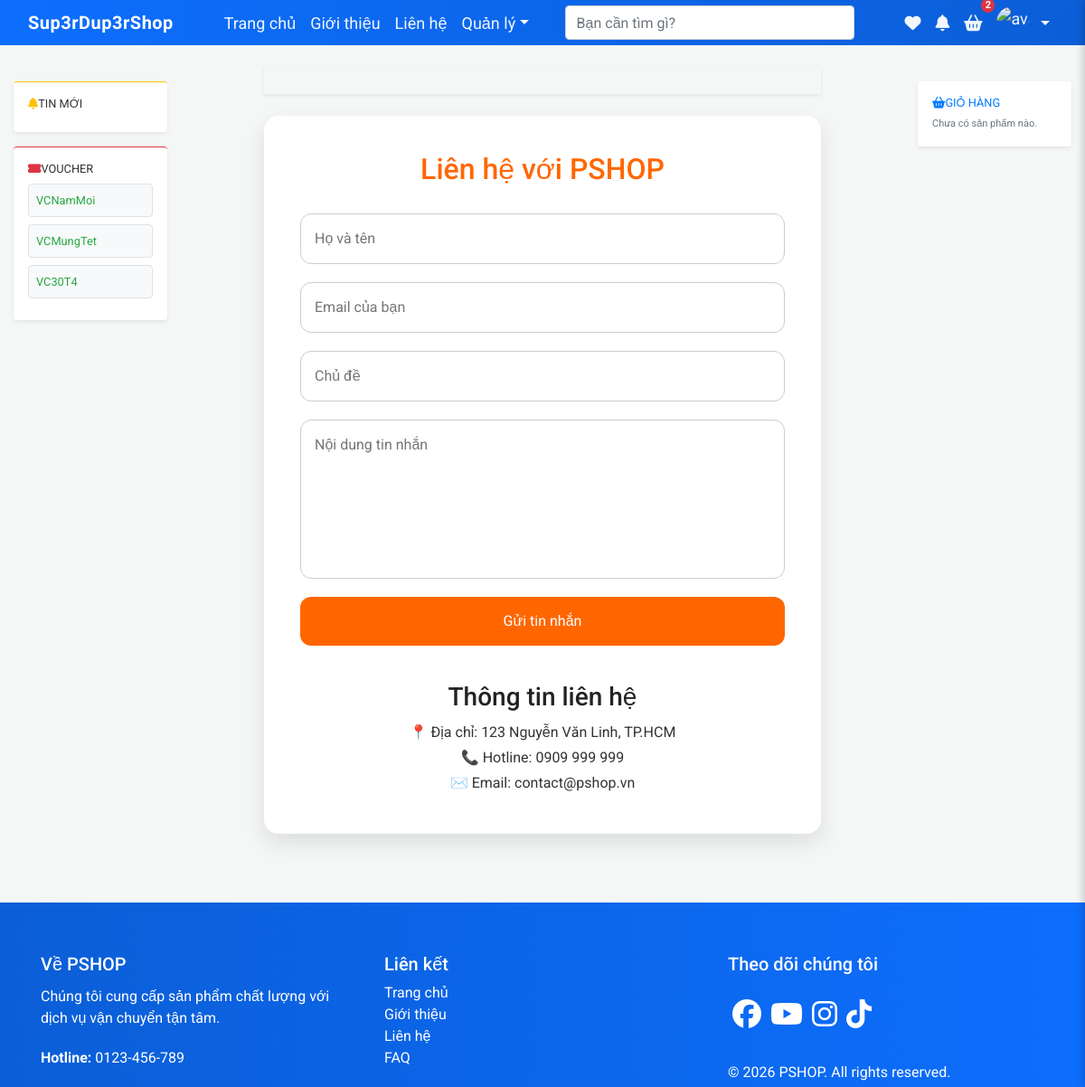
Page /contact.php (signed in) on the committed database.
### tables this page shows
CREATE TABLE IF NOT EXISTS `Vouchers` (
  `id` INT AUTO_INCREMENT PRIMARY KEY,
  `Code` VARCHAR(100) NOT NULL,
  `Description` TEXT,
  `DiscountPercent` INT DEFAULT NULL,
  `DiscountAmount` DECIMAL(10,2) DEFAULT NULL,
  `ValidFrom` DATE DEFAULT NULL,
  `ValidTo` DATE DEFAULT NULL,
  `Quantity` INT DEFAULT NULL,
  `CreatedAt` TIMESTAMP DEFAULT CURRENT_TIMESTAMP
);

### model/m_voucher.php (called while the page is built, shortened)
<?php
class M_voucher extends M_database {
    public function getAll($limit = 50) {
        $conn = $this->getConnection();
        $limit = (int)$limit;
        $stmt = $conn->prepare("SELECT * FROM Vouchers ORDER BY CreatedAt DESC LIMIT " . $limit);
        if (!$stmt->execute()) {
            error_log("Voucher getAll execute error: " . $stmt->error);
            return null;
        }
        return $stmt->get_result();
    }
}
?>

### contact.php (the view, shortened to what this page needs)
<?php include('template/head.php') ?>
<?php include('template/header.php') ?>
<?php
    include_once 'model/m_voucher.php';
    $pageBuilder = new M_pagebuilder();
    $vm = new M_voucher();
    $pageSlug = 'contact';
    $centerBlocks = $pageBuilder->getBlocksBySection($pageSlug, 'center');
    $sideVouchers = $vm->getAll(5);
    $totalCartQty = 0;
?>
<div class="container-fluid py-4">
    <div class="row gx-4">
        <aside class="col-lg-2 d-none d-lg-block">
            <div class="side-promo">
                <div class="system-widgets mt-3">
                    <div class="promo-card mb-3 p-3 shadow-sm rounded bg-white border-top border-warning border-3">
                        <h6 class="fw-bold mb-2 small text-uppercase"><i class="fas fa-bell text-warning me-2"></i>Tin mới</h6>
                    </div>
                    <?php if ($sideVouchers && $sideVouchers->num_rows > 0): ?>
                        <div class="promo-card p-3 shadow-sm rounded bg-white border-top border-danger border-3">
                            <h6 class="fw-bold mb-2 small text-uppercase"><i class="fas fa-ticket-alt text-danger me-2"></i>Voucher</h6>
                            <?php while($vv = $sideVouchers->fetch_assoc()): ?>
                                <div class="mb-2 p-2 rounded bg-light border border-dashed">
                                    <strong class="text-success small d-block"><?= htmlspecialchars($vv['Code']) ?></strong>
                                </div>
                            <?php endwhile; ?>
                        </div>
                    <?php endif; ?>
                </div>
            </div>
        </aside>
        <main class="col-12 col-lg-8">
            <div class="main__container">
                <?php if (!empty($centerBlocks)): ?>
                    <?php foreach ($centerBlocks as $block): ?>
                        <div class="mb-4"><?= renderBlock($block) ?></div>
                    <?php endforeach; ?>
                <?php else: ?>
                    <div class="slider-default mb-4 rounded-3 overflow-hidden shadow-sm">
                        <div class="slider" style="--width: 100px; --height: 50px; --quantity: 4;">
                        </div>
                    </div>
                    <div class="contact-container">
                        <h2>Liên hệ với PSHOP</h2>
                        <form class="contact-form" action="process_contact.php" method="POST">
                            <input type="text" name="name" placeholder="Họ và tên" required>
                            <input type="email" name="email" placeholder="Email của bạn" required>
                            <input type="text" name="subject" placeholder="Chủ đề">
                            <textarea name="message" rows="6" placeholder="Nội dung tin nhắn" required></textarea>
                            <button type="submit">Gửi tin nhắn</button>
                        </form>
                        <div class="contact-info">
                            <h3>Thông tin liên hệ</h3>
                            <p>📍 Địa chỉ: 123 Nguyễn Văn Linh, TP.HCM</p>
                            <p>📞 Hotline: 0909 999 999</p>
                            <p>✉️ Email: contact@pshop.vn</p>
                        </div>
                    </div>
                <?php endif; ?>
            </div>
        </main>
        <aside class="col-lg-2 d-none d-lg-block">
            <div class="side-promo">
                <div class="promo-card shadow-sm border-0 mb-3 bg-white p-3 rounded border-start border-4 border-primary">
                    <h6 class="fw-bold text-primary small text-uppercase"><i class="fas fa-shopping-basket me-2"></i>Giỏ hàng</h6>
                    <div class="cart-status mt-2">
                        <?php if($totalCartQty > 0): ?>
                            <p class="small mb-2">Bạn đang có <strong class="text-danger"><?= $totalCartQty ?></strong> món.</p>
                            <a href="cart.php" class="btn btn-sm btn-primary w-100 py-1 rounded-pill" style="font-size: 11px;">THANH TOÁN</a>
                        <?php else: ?>
                            <p class="text-muted small mb-0" style="font-size: 11px;">Chưa có sản phẩm nào.</p>
                        <?php endif; ?>
                    </div>
                </div>
            </div>
        </aside>
    </div>
</div>
<?php include('template/footer.php') ?>

### public/CSS/style.css (style rules this page uses)
main { width: min(1200px, 90vw); margin: auto; }
.slider { width: 100%; height: 30px; overflow: hidden; mask-image: linear-gradient( to right, transparent, #000 10% 90%, transparent ); }
.side-promo { position: sticky; top: 90px; }
.promo-card { background: #fff; padding: 16px; border-radius: 8px; box-shadow: 0 6px 18px rgba(0,0,0,0.06); }
.promo-card h5, .promo-card h6 { margin: 0 0 8px 0; }
.promo-card p { margin: 0 0 10px 0; color: #555; }

### public/CSS/base.css (style rules this page uses)
* { margin: 0; padding: 0; box-sizing: border-box; }
body { font-family: 'Roboto', sans-serif !important; }
:root { --main-color: #FF5722; --second-color: #2980b9; --third-color: #ecf0f1; --fourth-color: #e74c3c; --fifth-color: #2ecc71; }
body { font-family: 'Arial', sans-serif; background-color: #F5F5F5; color: #333; }
.main__container { width: 80%; margin-left: auto; margin-right: auto; max-width: 1200px; }
html, body { height: 100%; }
body { display: flex; flex-direction: column; min-height: 100vh; }

### template/head.php (style rules this page uses)
html, body { height: 100%; }
body { display: flex; flex-direction: column; min-height: 100vh; }
body > .container, body > .container-fluid, main { flex: 1 0 auto; }

### contact.php (style rules this page uses)
body { font-family: 'Arial', sans-serif; background: #f4f7f6; margin: 0; padding: 0; }
.contact-container { background: #fff; padding: 40px; border-radius: 16px; box-shadow: 0 10px 25px rgba(0, 0, 0, 0.1); }
.contact-container h2 { text-align: center; color: #ff6600; margin-bottom: 30px; }
.contact-form { display: flex; flex-direction: column; gap: 20px; }
.contact-form input, .contact-form textarea { width: 100%; padding: 15px; border: 1px solid #ccc; border-radius: 12px; font-size: 16px; resize: none; }
.contact-form button { background-color: #ff6600; color: white; border: none; padding: 15px; border-radius: 12px; font-size: 16px; cursor: pointer; transition: background-color 0.3s ease; }
.contact-info { margin-top: 40px; text-align: center; color: #333; }
.contact-info h3 { margin-bottom: 10px; color: #222; }
.contact-info p { margin: 4px 0; }

### rows in the picture
vouchers: Code "VCNamMoi"
vouchers: Code "VCMungTet"
vouchers: Code "VC30T4"

### other values in the picture
$totalCartQty "2"
